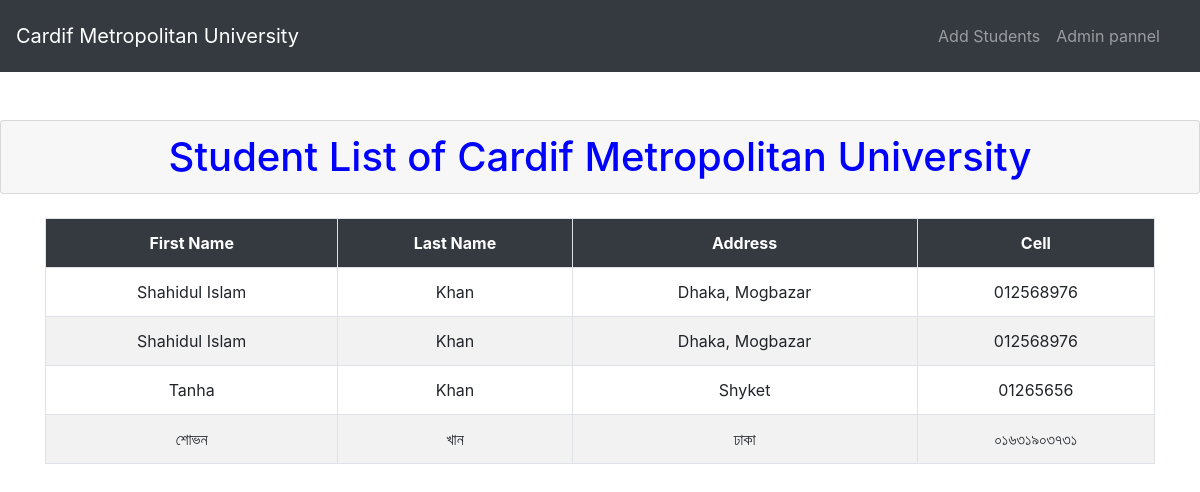
The page / on the database its author committed.
### firstApplication/models.py (models this page shows)
class StudentList(models.Model):
    First_Name = models.CharField(max_length=15, blank=False)
    Last_Name = models.CharField(max_length=10, blank=False)
    Address = models.CharField(max_length=20, blank=False)
    cell = models.CharField(max_length=12, blank=False)

### firstApplication/views.py (the view)
# urls.py: path('', views.index, name='index'),
def index(request):
    student_list = StudentList.objects.order_by('First_Name')
    diction = {'textOne': 'Student List of Cardif Metropolitan University',
    'student': student_list}
    return render(request, 'firstApplication/index.html', context=diction)

### templates/firstApplication/index.html (shortened to what this page needs)
<!doctype html>
{% load static %}
<html lang="en">
<head>
    <link rel="stylesheet" href="https://maxcdn.bootstrapcdn.com/bootstrap/4.0.0/css/bootstrap.min.css">
    <link rel="stylesheet" href="static/css/style.css">
</head>
<body>
    <nav class="navbar navbar-expand-lg navbar-dark bg-dark">
        <a class="navbar-brand" href="#">Cardif Metropolitan University</a>
        <ul class="navbar navbar-nav ml-auto">
            <li class="nav-item"><a href="{% url 'firstApplication:form' %}" class="nav-link">Add Students</a></li>
            <li class="nav-item"><a href="http://127.0.0.1:8000/admin" target="_blank" class="nav-link">Admin pannel</a></li>
        </ul>
    </nav>
    <h1 class="text-center mt-5 card card-header">{{ textOne }}</h1>
   <section class="py-4">
       <div class="container">
            <table class="table table-bordered table-striped">
        <tr class="bg-dark text-white text-center">
                <th>First Name</th>
                <th>Last Name</th>
                <th>Address </th>
                <th>Cell</th>
        </tr>
                <tr>
                {% for student in student %}
                    <td>{{ student.First_Name }}</td>
                    <td>{{ student.Last_Name }}</td>
                    <td>{{ student.Address }}</td>
                    <td>{{ student.cell }}</td>
                </tr>
                {% endfor %}
    </table>
       </div>
   </section>
</body>
</html>

### static/css/style.css (style rules this page uses)
h1 { color:blue; margin-bottom: 50px; display: block; }
td { text-transform:capitalize; text-align:center; }

### rows shown on the page
StudentList: First_Name "Shahidul Islam", Last_Name "Khan", Address "Dhaka, Mogbazar", cell "012568976"
StudentList: First_Name "Shahidul Islam", Last_Name "Khan", Address "Dhaka, Mogbazar", cell "012568976"
StudentList: First_Name "Tanha", Last_Name "Khan", Address "Shyket", cell "01265656"
StudentList: First_Name "শোভন", Last_Name "খান", Address "ঢাকা", cell "০১৬৩১৯০৩৭৩১"

### other values the page prints
{{ textOne }} "Student List of Cardif Metropolitan University"
